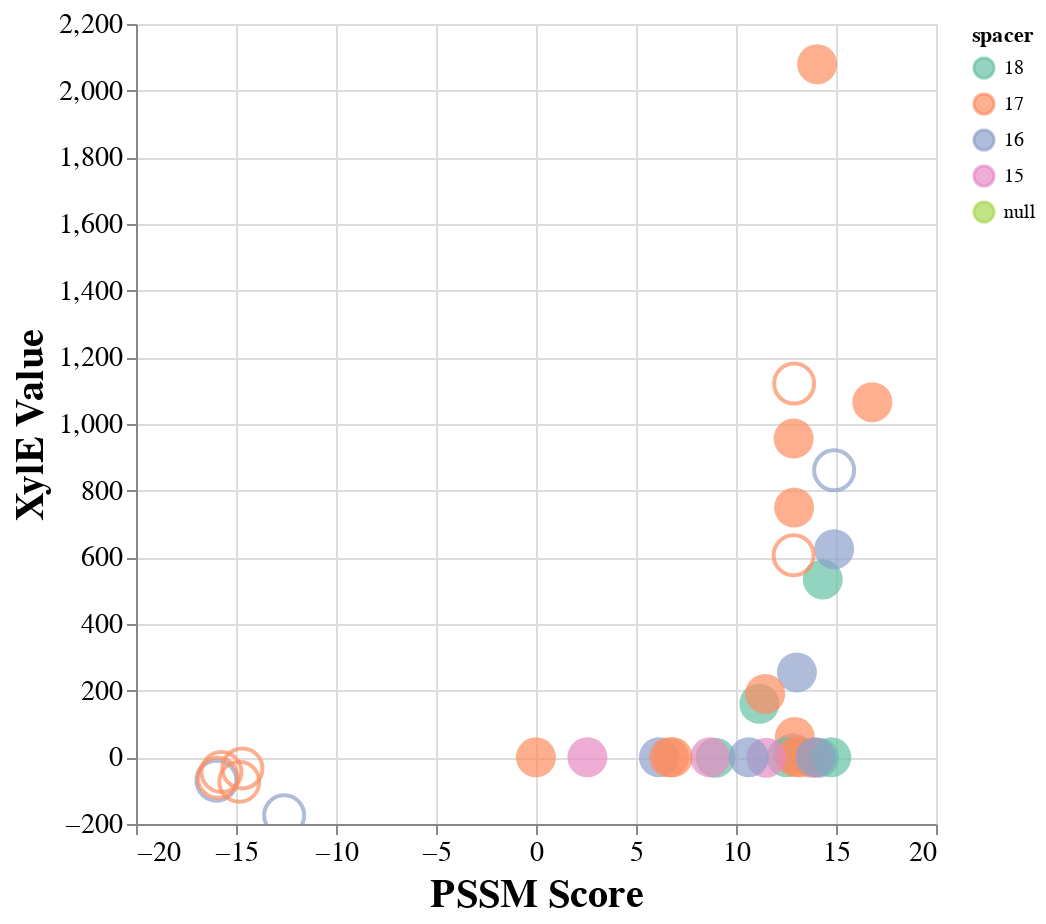

Source (notebook cell):
### Code cell
# scatter plot of hex1 vs hex 2
filled = alt.Chart(
    xyle_df,
).mark_circle().encode(
    x=alt.X('total_score:Q',axis=alt.Axis(title="PSSM Score")),
    y=alt.Y('mean_xyle:Q',axis=alt.Axis(title="XylE Value")),
    color=alt.Color('spacer:N',scale=alt.Scale(scheme='set2'),sort='descending'),
    # sinebow, tableau10, viridis, set2
    size=alt.value(400),
    tooltip=["desc:N","hex1:N",'hex2:N','total_score:Q'],
).interactive()

donut = alt.Chart(
    sub_scramble,
).mark_point().encode(
    x=alt.X('total_score:Q',axis=alt.Axis(title="PSSM Score")),
    y=alt.Y('mean_xyle:Q',axis=alt.Axis(title="XylE Value")),
    color=alt.Color('spacer:N',scale=alt.Scale(scheme='set2'),sort='descending'),
    # sinebow, tableau10, viridis, set2
    size=alt.value(400),
    tooltip=["desc:N","hex1:N",'hex2:N','total_score:Q','mean_xyle:Q'],
).interactive()

#combo.save('consensus_scatter.html')
chart = filled + donut

chart.configure_axis(
    labelFontSize=14,
    titleFontSize=20
).properties(
    width=400,
    height=400
)

### Figure 1 — Vega-Lite specification as saved in the notebook (floating-point values rounded to 4 significant figures)
{"config": {"view": {"continuousWidth": 400, "continuousHeight": 300}, "axis": {"labelFontSize": 14, "titleFontSize": 20}}, "layer": [{"data": {"name": "data-2ca422f6ff4a00928eee140a41e3e85e"}, "mark": "circle", "encoding": {"color": {"type": "nominal", "field": "spacer", "scale": {"scheme": "set2"}, "sort": "descending"}, "size": {"value": 400}, "tooltip": [{"type": "nominal", "field": "desc"}, {"type": "nominal", "field": "hex1"}, {"type": "nominal", "field": "hex2"}, {"type": "quantitative", "field": "total_score"}], "x": {"type": "quantitative", "axis": {"title": "PSSM Score"}, "field": "total_score"}, "y": {"type": "quantitative", "axis": {"title": "XylE Value"}, "field": "mean_xyle"}}, "selection": {"selector002": {"type": "interval", "bind": "scales", "encodings": ["x", "y"]}}}, {"data": {"name": "data-9dd54ed6f4b951dd3d8097f8e3b119b4"}, "mark": "point", "encoding": {"color": {"type": "nominal", "field": "spacer", "scale": {"scheme": "set2"}, "sort": "descending"}, "size": {"value": 400}, "tooltip": [{"type": "nominal", "field": "desc"}, {"type": "nominal", "field": "hex1"}, {"type": "nominal", "field": "hex2"}, {"type": "quantitative", "field": "total_score"}, {"type": "quantitative", "field": "mean_xyle"}], "x": {"type": "quantitative", "axis": {"title": "PSSM Score"}, "field": "total_score"}, "y": {"type": "quantitative", "axis": {"title": "XylE Value"}, "field": "mean_xyle"}}, "selection": {"selector003": {"type": "interval", "bind": "scales", "encodings": ["x", "y"]}}}], "height": 400, "width": 400, "$schema": "https://vega.github.io/schema/vega-lite/v4.0.2.json", "datasets": {"data-2ca422f6ff4a00928eee140a41e3e85e": [{"locus_tag": "EQU24_RS02895", "desc": "EQU24_RS02895||exosortase system-associated protein, TIGR04073 family", "manual_desc": "Exosortase system-associated protein - EQU24_RS02895", "motif_block": "TTGACAACATTCAACCTTTAGGCTATTGT", "hex1": "TTGACA", "hex1_score": 8.353, "hex2": "TATTGT", "hex2_score": 5.705, "total_score": 14.06, "spacer": 17.0, "rep1": 2438.0, "rep2": 2572.0, "rep3": 1228.0, "assayed": 1, "include?": 1, "category": "prediction", "mean_xyle": 2079.0, "std_xyle": 604.2, "std_low": 1475.0, "std_high": 2684.0, "scramble": false}, {"locus_tag": "EQU24_RS02970", "desc": "EQU24_RS02970|pqqA|pyrroloquinoline quinone precursor peptide PqqA", "manual_desc": "PQQ precursor peptide (pqqA) - EQU24_RS02970", "motif_block": "TTGCTTTGCCTAAATTATCGTCGTATACT", "hex1": "TTGCTT", "hex1_score": 5.215, "hex2": "TATACT", "hex2_score": 7.692, "total_score": 12.91, "spacer": 17.0, "rep1": 675.2, "rep2": 789.0, "rep3": 783.2, "assayed": 1, "include?": 1, "category": "scramble", "mean_xyle": 749.1, "std_xyle": 52.33, "std_low": 696.8, "std_high": 801.5, "scramble": false}, {"locus_tag": "EQU24_RS03495", "desc": "EQU24_RS03495||cold-shock protein", "manual_desc": "Cold-shock protein - EQU24_RS03495", "motif_block": "TTGACTTTGGGGAAATAAGGCATAGAAT", "hex1": "TTGACT", "hex1_score": 7.306, "hex2": "TAGAAT", "hex2_score": 5.74, "total_score": 13.05, "spacer": 16.0, "rep1": 213.0, "rep2": 362.6, "rep3": 189.0, "assayed": 1, "include?": 1, "category": "prediction", "mean_xyle": 254.9, "std_xyle": 76.81, "std_low": 178.1, "std_high": 331.7, "scramble": false}, {"locus_tag": "EQU24_RS07185", "desc": "EQU24_RS07185||glutamate--ammonia ligase", "manual_desc": "Glutamate-ammonia ligase - EQU24_RS07185", "motif_block": "TTGTAATTGAGATCAATTAGTTGCTTATAT", "hex1": "TTGTAA", "hex1_score": 5.04, "hex2": "TTATAT", "hex2_score": 3.934, "total_score": 8.974, "spacer": 18.0, "rep1": -1.0, "rep2": -1.0, "rep3": -1.0, "assayed": 1, "include?": 0, "category": "prediction", "mean_xyle": -1.0, "std_xyle": 0.0, "std_low": -1.0, "std_high": -1.0, "scramble": false}, {"locus_tag": "EQU24_RS07390", "desc": "EQU24_RS07390|rpmI|50S ribosomal protein L35", "manual_desc": "50S ribosomal protein L35 - EQU24_RS07390", "motif_block": "CTCAAGGAAACTTACTATTTTTAATCG", "hex1": "CTCAAG", "hex1_score": -0.8016, "hex2": "TAATCG", "hex2_score": 3.37, "total_score": 2.568, "spacer": 15.0, "rep1": 0.0, "rep2": 0.0, "rep3": 0.0, "assayed": 0, "include?": 0, "category": "prediction", "mean_xyle": 0.0, "std_xyle": 0.0, "std_low": 0.0, "std_high": 0.0, "scramble": false}, {"locus_tag": "EQU24_RS10370", "desc": "EQU24_RS10370|acpP|acyl carrier protein", "manual_desc": "Acyl carrier protein - EQU24_RS10370", "motif_block": "GTGATATTTTTATAATATAAAGTATAAT", "hex1": "GTGATA", "hex1_score": 4.381, "hex2": "TATAAT", "hex2_score": 8.462, "total_score": 12.84, "spacer": 16.0, "rep1": 12.0, "rep2": 37.8, "rep3": -12.8, "assayed": 1, "include?": 0, "category": "prediction", "mean_xyle": 12.33, "std_xyle": 20.66, "std_low": -8.325, "std_high": 32.99, "scramble": false}, {"locus_tag": "EQU24_RS12095", "desc": "EQU24_RS12095||cytochrome c", "manual_desc": "Cytochrome c - EQU24_RS12095", "motif_block": "TTGAATTTTTACGTTAAATCCCCTATTCT", "hex1": "TTGAAT", "hex1_score": 5.952, "hex2": "TATTCT", "hex2_score": 6.985, "total_score": 12.94, "spacer": 17.0, "rep1": 93.4, "rep2": 45.6, "rep3": 43.6, "assayed": 1, "include?": 0, "category": "prediction", "mean_xyle": 60.87, "std_xyle": 23.02, "std_low": 37.85, "std_high": 83.89, "scramble": false}, {"locus_tag": "EQU24_RS12525", "desc": "EQU24_RS12525|ssrA|transfer-messenger RNA", "manual_desc": "Transfer-messenger RNA (ssrA) - EQU24_RS12525", "motif_block": "TTGCTAATGATGAATTTAATTGTTAATAT", "hex1": "TTGCTA", "hex1_score": 6.263, "hex2": "TAATAT", "hex2_score": 6.618, "total_score": 12.88, "spacer": 17.0, "rep1": 987.2, "rep2": 1047.0, "rep3": 834.4, "assayed": 1, "include?": 1, "category": "scramble", "mean_xyle": 956.3, "std_xyle": 89.65, "std_low": 866.7, "std_high": 1046.0, "scramble": false}, {"locus_tag": "EQU24_RS15100", "desc": "EQU24_RS15100||HU family DNA-binding protein", "manual_desc": "HU family DNA-binding protein - EQU24_RS15100", "motif_block": "TTGACACTTTATGAGTCGTGTTGATATAAA", "hex1": "TTGACA", "hex1_score": 8.353, "hex2": "TATAAA", "hex2_score": 5.984, "total_score": 14.34, "spacer": 18.0, "rep1": 600.4, "rep2": 492.8, "rep3": 507.8, "assayed": 1, "include?": 1, "category": "prediction", "mean_xyle": 533.7, "std_xyle": 47.58, "std_low": 486.1, "std_high": 581.2, "scramble": false}, {"locus_tag": "EQU24_RS15535", "desc": "EQU24_RS15535||hypothetical protein", "manual_desc": "hypothetical protein - EQU24_RS15535", "motif_block": "TTTACTAAGAAAGGCTGATCAAGGTATAGT", "hex1": "TTTACT", "hex1_score": 4.756, "hex2": "TATAGT", "hex2_score": 6.411, "total_score": 11.17, "spacer": 18.0, "rep1": 187.6, "rep2": 155.8, "rep3": 139.0, "assayed": 1, "include?": 0, "category": "prediction", "mean_xyle": 160.8, "std_xyle": 20.15, "std_low": 140.6, "std_high": 181.0, "scramble": false}, {"locus_tag": "EQU24_RS15705", "desc": "EQU24_RS15705||cold-shock protein", "manual_desc": "Cold-shock protein - EQU24_RS15705", "motif_block": "TCGATAGACACATCCCATACCTTTTATTCT", "hex1": "TCGATA", "hex1_score": 5.538, "hex2": "TATTCT", "hex2_score": 6.985, "total_score": 12.52, "spacer": 18.0, "rep1": 0.0, "rep2": 0.0, "rep3": 0.0, "assayed": 0, "include?": 0, "category": "prediction", "mean_xyle": 0.0, "std_xyle": 0.0, "std_low": 0.0, "std_high": 0.0, "scramble": false}, {"locus_tag": "EQU24_RS15745", "desc": "EQU24_RS15745||cold-shock protein", "manual_desc": "Cold-shock protein - EQU24_RS15745", "motif_block": "TTGCTTTCCTGATTAGCCGGCTTTATTAT", "hex1": "TTGCTT", "hex1_score": 5.215, "hex2": "TATTAT", "hex2_score": 7.756, "total_score": 12.97, "spacer": 17.0, "rep1": -22.8, "rep2": 10.2, "rep3": 14.6, "assayed": 1, "include?": 0, "category": "prediction", "mean_xyle": 0.6667, "std_xyle": 16.69, "std_low": -16.02, "std_high": 17.36, "scramble": false}, {"locus_tag": "EQU24_RS16195", "desc": "EQU24_RS16195||hypothetical protein", "manual_desc": "Hypothetical protein - EQU24_RS16195", "motif_block": "TTGACATGTTTCTTCGATCATGTTAAAAA", "hex1": "TTGACA", "hex1_score": 8.353, "hex2": "TAAAAA", "hex2_score": 4.847, "total_score": 13.2, "spacer": 17.0, "rep1": 0.0, "rep2": 0.0, "rep3": 0.0, "assayed": 0, "include?": 0, "category": "prediction", "mean_xyle": 0.0, "std_xyle": 0.0, "std_low": 0.0, "std_high": 0.0, "scramble": false}, {"locus_tag": "EQU24_RS18060", "desc": "EQU24_RS18060|rplM|50S ribosomal protein L13", "manual_desc": "50S ribosomal protein L13 - EQU24_RS18060", "motif_block": "TTTATTGGGTCCTAAACAGAATAAACA", "hex1": "TTTATT", "hex1_score": 4.625, "hex2": "TAAACA", "hex2_score": 4.076, "total_score": 8.701, "spacer": 15.0, "rep1": 0.0, "rep2": 0.0, "rep3": 0.0, "assayed": 0, "include?": 0, "category": "prediction", "mean_xyle": 0.0, "std_xyle": 0.0, "std_low": 0.0, "std_high": 0.0, "scramble": false}, {"locus_tag": "EQU24_RS18140", "desc": "EQU24_RS18140|moxF|PQQ-dependent dehydrogenase, methanol/ethanol family", "manual_desc": "Methanol dehydrogenase (moxF) - EQU24_RS18140", "motif_block": "TTGTAACAACAAACACCGCAATCAATAG", "hex1": "TTGTAA", "hex1_score": 5.04, "hex2": "CAATAG", "hex2_score": 1.105, "total_score": 6.145, "spacer": 16.0, "rep1": 0.0, "rep2": 0.0, "rep3": 0.0, "assayed": 0, "include?": 0, "category": "prediction", "mean_xyle": 0.0, "std_xyle": 0.0, "std_low": 0.0, "std_high": 0.0, "scramble": false}, {"locus_tag": "EQU24_RS18355", "desc": "EQU24_RS18355||hypothetical protein", "manual_desc": "Hypothetical protein - EQU24_RS18355", "motif_block": "TTTATAAGATTTCCGTTTATTTTATAAT", "hex1": "TTTATA", "hex1_score": 5.672, "hex2": "TATAAT", "hex2_score": 8.462, "total_score": 14.13, "spacer": 16.0, "rep1": -1.0, "rep2": -1.0, "rep3": -1.0, "assayed": 1, "include?": 0, "category": "prediction", "mean_xyle": -1.0, "std_xyle": 0.0, "std_low": -1.0, "std_high": -1.0, "scramble": false}, {"locus_tag": "EQU24_RS19105", "desc": "EQU24_RS19105|rpsT|30S ribosomal protein S20", "manual_desc": "30S ribosomal protein S20 - EQU24_RS19105", "motif_block": "TTGACAATAGTAGCACTACGCAAGATAAT", "hex1": "TTGACA", "hex1_score": 8.353, "hex2": "GATAAT", "hex2_score": 5.426, "total_score": 13.78, "spacer": 17.0, "rep1": -1.0, "rep2": -1.0, "rep3": -1.0, "assayed": 1, "include?": 0, "category": "prediction", "mean_xyle": -1.0, "std_xyle": 0.0, "std_low": -1.0, "std_high": -1.0, "scramble": false}, {"locus_tag": "EQU24_RS19315", "desc": "EQU24_RS19315|pmoC|methane monooxygenase/ammonia monooxygenase subunit C", "manual_desc": "Methane monooxygenase subunit C (pmoC) - EQU24_RS19315", "motif_block": "TTGACAAGCCTTTTCGAAATGATAAACT", "hex1": "TTGACA", "hex1_score": 8.353, "hex2": "TAAACT", "hex2_score": 6.554, "total_score": 14.91, "spacer": 16.0, "rep1": 502.6, "rep2": 444.8, "rep3": 926.0, "assayed": 1, "include?": 1, "category": "scramble", "mean_xyle": 624.5, "std_xyle": 214.5, "std_low": 409.9, "std_high": 839.0, "scramble": false}, {"locus_tag": "EQU24_RS19765", "desc": "EQU24_RS19765|rnpB|RNase P RNA component class A", "manual_desc": "RNase P RNA component class A - EQU24_RS19765", "motif_block": "CCGACATGTTTTTAATTCGCGTATAAT", "hex1": "CCGACA", "hex1_score": 3.05, "hex2": "TATAAT", "hex2_score": 8.462, "total_score": 11.51, "spacer": 15.0, "rep1": -1.0, "rep2": -1.0, "rep3": -1.0, "assayed": 1, "include?": 0, "category": "prediction", "mean_xyle": -1.0, "std_xyle": 0.0, "std_low": -1.0, "std_high": -1.0, "scramble": false}, {"locus_tag": "EQU24_RS21040", "desc": "EQU24_RS21040|rpmB|50S ribosomal protein L28", "manual_desc": "50S ribosomal protein L28 - EQU24_RS21040", "motif_block": "TTCTCGTTGAACGGACGTTTTTTCTTTCG", "hex1": "TTCTCG", "hex1_score": 1.212, "hex2": "CTTTCG", "hex2_score": -1.213, "total_score": -0.00134, "spacer": 17.0, "rep1": 0.0, "rep2": 0.0, "rep3": 0.0, "assayed": 0, "include?": 0, "category": "prediction", "mean_xyle": 0.0, "std_xyle": 0.0, "std_low": 0.0, "std_high": 0.0, "scramble": false}, {"locus_tag": "EQU24_RS21560", "desc": "EQU24_RS21560|fbaA|class II fructose-bisphosphate aldolase", "manual_desc": "Fructose-bisphosphate aldolase - EQU24_RS21560", "motif_block": "TTGTCGCGAAAACGGGTTTGTTTTTTGAT", "hex1": "TTGTCG", "hex1_score": 4.247, "hex2": "TTTGAT", "hex2_score": 2.408, "total_score": 6.656, "spacer": 17.0, "rep1": 0.0, "rep2": 0.0, "rep3": 0.0, "assayed": 0, "include?": 0, "category": "prediction", "mean_xyle": 0.0, "std_xyle": 0.0, "std_low": 0.0, "std_high": 0.0, "scramble": false}, {"locus_tag": "EQU24_RS21565", "desc": "EQU24_RS21565||transaldolase", "manual_desc": "Transaldolase - EQU24_RS21565", "motif_block": "CCGATATAGGAATTTGCTGATTAAATACT", "hex1": "CCGATA", "hex1_score": 2.919, "hex2": "AATACT", "hex2_score": 3.919, "total_score": 6.838, "spacer": 17.0, "rep1": 0.0, "rep2": 0.0, "rep3": 0.0, "assayed": 0, "include?": 0, "category": "prediction", "mean_xyle": 0.0, "std_xyle": 0.0, "std_low": 0.0, "std_high": 0.0, "scramble": false}, {"locus_tag": "EQU24_RS21665", "desc": "EQU24_RS21665|trxA|thioredoxin TrxA", "manual_desc": "Thioredoxin TrxA - EQU24_RS21665", "motif_block": "TTGACAAAATAACGCCGGCACTCCTATAGT", "hex1": "TTGACA", "hex1_score": 8.353, "hex2": "TATAGT", "hex2_score": 6.411, "total_score": 14.76, "spacer": 18.0, "rep1": 0.0, "rep2": 0.0, "rep3": 0.0, "assayed": 0, "include?": 0, "category": "prediction", "mean_xyle": 0.0, "std_xyle": 0.0, "std_low": 0.0, "std_high": 0.0, "scramble": false}, {"locus_tag": "EQU24_RS21720", "desc": "EQU24_RS21720||hypothetical protein", "manual_desc": "Hypothetical protein - EQU24_RS21720", "motif_block": "TTGCTTTTATTTTGGGAATGAGGATAAT", "hex1": "TTGCTT", "hex1_score": 5.215, "hex2": "GATAAT", "hex2_score": 5.426, "total_score": 10.64, "spacer": 16.0, "rep1": 0.0, "rep2": 0.0, "rep3": 0.0, "assayed": 0, "include?": 0, "category": "prediction", "mean_xyle": 0.0, "std_xyle": 0.0, "std_low": 0.0, "std_high": 0.0, "scramble": false}, {"locus_tag": "EQU24_RS22110", "desc": "EQU24_RS22110||hypothetical protein", "manual_desc": "Hypothetical protein - EQU24_RS22110", "motif_block": "TTGATATTGCGGCAATCTACGTTAGAAT", "hex1": "TTGATA", "hex1_score": 8.222, "hex2": "TAGAAT", "hex2_score": 5.74, "total_score": 13.96, "spacer": 16.0, "rep1": 0.0, "rep2": 0.0, "rep3": 0.0, "assayed": 0, "include?": 0, "category": "prediction", "mean_xyle": 0.0, "std_xyle": 0.0, "std_low": 0.0, "std_high": 0.0, "scramble": false}, {"locus_tag": "EQU24_RS00520", "desc": "EQU24_RS00520|rpoD|", "manual_desc": "RNA polymerase sigma factor, rpoD - EQU24_RS00520", "motif_block": "TTAACATAAAAAAGAATATGTTGTATAAT", "hex1": "TTAACA", "hex1_score": 2.996, "hex2": "TATAAT", "hex2_score": 8.462, "total_score": 11.46, "spacer": 17.0, "rep1": 201.6, "rep2": 180.0, "rep3": 189.0, "assayed": 1, "include?": 1, "category": "control", "mean_xyle": 190.2, "std_xyle": 8.859, "std_low": 181.3, "std_high": 199.1, "scramble": false}, {"locus_tag": "Temp1", "desc": "Consensus_promoter", "manual_desc": "Predicted consensus promoter, random spacer", "motif_block": "TTGACAGATTTAGTCGTAACTTGTATAAT", "hex1": "TTGACA", "hex1_score": 8.353, "hex2": "TATAAT", "hex2_score": 8.462, "total_score": 16.82, "spacer": 17.0, "rep1": 749.0, "rep2": 689.6, "rep3": 1757.0, "assayed": 1, "include?": 1, "category": "consensus", "mean_xyle": 1065.0, "std_xyle": 490.0, "std_low": 575.4, "std_high": 1555.0, "scramble": false}, {"locus_tag": "Temp2", "desc": "Full pmoC promoter", "manual_desc": "Full length pmoC promoter", "motif_block": null, "hex1": null, "hex1_score": null, "hex2": null, "hex2_score": null, "total_score": null, "spacer": null, "rep1": 4666.0, "rep2": 4967.0, "rep3": 3402.0, "assayed": 1, "include?": 0, "category": "control", "mean_xyle": 4345.0, "std_xyle": 677.9, "std_low": 3667.0, "std_high": 5023.0, "scramble": false}], "data-9dd54ed6f4b951dd3d8097f8e3b119b4": [{"locus_tag": "EQU24_RS19315", "desc": "EQU24_RS19315|pmoC|35_scramble", "motif_block": "AAAGGCAGCCTTTTCGAAATGATAAACT", "hex1": "AAAGGC", "hex1_score": -22.53, "hex2": "TAAACT", "hex2_score": 6.554, "total_score": -15.98, "spacer": 16, "rep1": -28.4, "rep2": -86.0, "rep3": -95.6, "mean_xyle": -70.0, "std_xyle": 29.68, "std_low": -99.68, "std_high": -40.32, "scramble": true}, {"locus_tag": "EQU24_RS19315", "desc": "EQU24_RS19315|pmoC|10_scramble", "motif_block": "TTGACAAGCCTTTTCGAAATGAACCCTC", "hex1": "TTGACA", "hex1_score": 8.353, "hex2": "ACCCTC", "hex2_score": -20.94, "total_score": -12.59, "spacer": 16, "rep1": -111.0, "rep2": -232.8, "rep3": -178.0, "mean_xyle": -173.9, "std_xyle": 49.81, "std_low": -223.7, "std_high": -124.1, "scramble": true}, {"locus_tag": "EQU24_RS19315", "desc": "EQU24_RS19315|pmoC|spacer_scramble", "motif_block": "TTGACAAGCCTAGTAAGAATGATAAACT", "hex1": "TTGACA", "hex1_score": 8.353, "hex2": "TAAACT", "hex2_score": 6.554, "total_score": 14.91, "spacer": 16, "rep1": 890.6, "rep2": 781.4, "rep3": 911.0, "mean_xyle": 861.0, "std_xyle": 56.9, "std_low": 804.1, "std_high": 917.9, "scramble": true}, {"locus_tag": "EQU24_RS02970", "desc": "EQU24_RS02970|pqqA|35_scramble", "motif_block": "AAAGGCTGCCTAAATTATCGTCGTATACT", "hex1": "AAAGGC", "hex1_score": -22.53, "hex2": "TATACT", "hex2_score": 7.692, "total_score": -14.84, "spacer": 17, "rep1": -81.0, "rep2": -116.4, "rep3": -22.0, "mean_xyle": -73.13, "std_xyle": 38.94, "std_low": -112.1, "std_high": -34.2, "scramble": true}, {"locus_tag": "EQU24_RS02970", "desc": "EQU24_RS02970|pqqA|10_scramble", "motif_block": "TTGCTTTGCCTAAATTATCGTCGACCCTC", "hex1": "TTGCTT", "hex1_score": 5.215, "hex2": "ACCCTC", "hex2_score": -20.94, "total_score": -15.73, "spacer": 17, "rep1": -25.6, "rep2": -67.6, "rep3": -39.0, "mean_xyle": -44.07, "std_xyle": 17.52, "std_low": -61.58, "std_high": -26.55, "scramble": true}, {"locus_tag": "EQU24_RS02970", "desc": "EQU24_RS02970|pqqA|spacer_scramble", "motif_block": "TTGCTTTGCCTAGTAAGTCGTCGTATACT", "hex1": "TTGCTT", "hex1_score": 5.215, "hex2": "TATACT", "hex2_score": 7.692, "total_score": 12.91, "spacer": 17, "rep1": 1329.0, "rep2": 1200.0, "rep3": 834.6, "mean_xyle": 1121.0, "std_xyle": 209.5, "std_low": 911.8, "std_high": 1331.0, "scramble": true}, {"locus_tag": "EQU24_RS12525", "desc": "EQU24_RS12525|ssrA|35_scramble", "motif_block": "AAAGGCATGATGAATTTAATTGTTAATAT", "hex1": "AAAGGC", "hex1_score": -22.53, "hex2": "TAATAT", "hex2_score": 6.618, "total_score": -15.91, "spacer": 17, "rep1": -68.0, "rep2": -66.0, "rep3": -49.4, "mean_xyle": -61.13, "std_xyle": 8.337, "std_low": -69.47, "std_high": -52.8, "scramble": true}, {"locus_tag": "EQU24_RS12525", "desc": "EQU24_RS12525|ssrA|10_scramble", "motif_block": "TTGCTAATGATGAATTTAATTGTACCCTC", "hex1": "TTGCTA", "hex1_score": 6.263, "hex2": "ACCCTC", "hex2_score": -20.94, "total_score": -14.68, "spacer": 17, "rep1": -56.4, "rep2": -21.4, "rep3": -21.6, "mean_xyle": -33.13, "std_xyle": 16.45, "std_low": -49.59, "std_high": -16.68, "scramble": true}, {"locus_tag": "EQU24_RS12525", "desc": "EQU24_RS12525|ssrA|spacer_scramble", "motif_block": "TTGCTAATGATAGTAAGAATTGTTAATAT", "hex1": "TTGCTA", "hex1_score": 6.263, "hex2": "TAATAT", "hex2_score": 6.618, "total_score": 12.88, "spacer": 17, "rep1": 384.2, "rep2": 780.2, "rep3": 654.4, "mean_xyle": 606.3, "std_xyle": 165.2, "std_low": 441.1, "std_high": 771.5, "scramble": true}]}}
